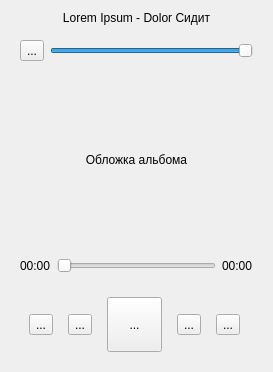
<?xml version="1.0" encoding="UTF-8"?>
<ui version="4.0">
 <class>Player</class>
 <widget class="QWidget" name="Player">
  <property name="geometry">
   <rect>
    <x>0</x>
    <y>0</y>
    <width>273</width>
    <height>372</height>
   </rect>
  </property>
  <property name="windowTitle">
   <string>Form</string>
  </property>
  <layout class="QVBoxLayout" name="verticalLayout">
   <item>
    <widget class="QLabel" name="trackname">
     <property name="sizePolicy">
      <sizepolicy hsizetype="Preferred" vsizetype="Maximum">
       <horstretch>0</horstretch>
       <verstretch>0</verstretch>
      </sizepolicy>
     </property>
     <property name="text">
      <string>Lorem Ipsum - Dolor Сидит</string>
     </property>
     <property name="alignment">
      <set>Qt::AlignCenter</set>
     </property>
    </widget>
   </item>
   <item>
    <widget class="QWidget" name="volume_mgmt" native="true">
     <property name="sizePolicy">
      <sizepolicy hsizetype="Preferred" vsizetype="Maximum">
       <horstretch>0</horstretch>
       <verstretch>0</verstretch>
      </sizepolicy>
     </property>
     <layout class="QHBoxLayout" name="horizontalLayout_2">
      <item>
       <widget class="QToolButton" name="volumeicon">
        <property name="focusPolicy">
         <enum>Qt::NoFocus</enum>
        </property>
        <property name="text">
         <string>...</string>
        </property>
        <property name="icon">
         <iconset theme="audio-volume-high"/>
        </property>
       </widget>
      </item>
      <item>
       <widget class="QSlider" name="volume">
        <property name="minimum">
         <number>0</number>
        </property>
        <property name="maximum">
         <number>100</number>
        </property>
        <property name="value">
         <number>100</number>
        </property>
        <property name="orientation">
         <enum>Qt::Horizontal</enum>
        </property>
       </widget>
      </item>
     </layout>
    </widget>
   </item>
   <item>
    <widget class="QLabel" name="albumpic">
     <property name="text">
      <string>Обложка альбома</string>
     </property>
     <property name="alignment">
      <set>Qt::AlignCenter</set>
     </property>
     <property name="textInteractionFlags">
      <set>Qt::NoTextInteraction</set>
     </property>
    </widget>
   </item>
   <item>
    <widget class="QWidget" name="widget" native="true">
     <property name="sizePolicy">
      <sizepolicy hsizetype="Preferred" vsizetype="Maximum">
       <horstretch>0</horstretch>
       <verstretch>0</verstretch>
      </sizepolicy>
     </property>
     <layout class="QHBoxLayout" name="horizontalLayout_3">
      <item>
       <widget class="QLabel" name="trackpos">
        <property name="text">
         <string>00:00</string>
        </property>
       </widget>
      </item>
      <item>
       <widget class="QSlider" name="slider">
        <property name="orientation">
         <enum>Qt::Horizontal</enum>
        </property>
       </widget>
      </item>
      <item>
       <widget class="QLabel" name="tracklen">
        <property name="text">
         <string>00:00</string>
        </property>
       </widget>
      </item>
     </layout>
    </widget>
   </item>
   <item>
    <widget class="QWidget" name="player_ctl" native="true">
     <property name="sizePolicy">
      <sizepolicy hsizetype="Preferred" vsizetype="Maximum">
       <horstretch>0</horstretch>
       <verstretch>0</verstretch>
      </sizepolicy>
     </property>
     <layout class="QHBoxLayout" name="horizontalLayout">
      <item>
       <widget class="QToolButton" name="shuffle">
        <property name="focusPolicy">
         <enum>Qt::NoFocus</enum>
        </property>
        <property name="text">
         <string>...</string>
        </property>
        <property name="icon">
         <iconset theme="media-playlist-repeat"/>
        </property>
       </widget>
      </item>
      <item>
       <widget class="QToolButton" name="prevbtn">
        <property name="focusPolicy">
         <enum>Qt::NoFocus</enum>
        </property>
        <property name="text">
         <string>...</string>
        </property>
        <property name="icon">
         <iconset theme="media-skip-backward"/>
        </property>
       </widget>
      </item>
      <item>
       <widget class="QToolButton" name="playbtn">
        <property name="minimumSize">
         <size>
          <width>55</width>
          <height>55</height>
         </size>
        </property>
        <property name="focusPolicy">
         <enum>Qt::NoFocus</enum>
        </property>
        <property name="text">
         <string>...</string>
        </property>
        <property name="icon">
         <iconset theme="media-playback-start"/>
        </property>
       </widget>
      </item>
      <item>
       <widget class="QToolButton" name="nextbtn">
        <property name="focusPolicy">
         <enum>Qt::NoFocus</enum>
        </property>
        <property name="text">
         <string>...</string>
        </property>
        <property name="icon">
         <iconset theme="media-skip-forward"/>
        </property>
       </widget>
      </item>
      <item>
       <widget class="QToolButton" name="stopbtn">
        <property name="focusPolicy">
         <enum>Qt::NoFocus</enum>
        </property>
        <property name="text">
         <string>...</string>
        </property>
        <property name="icon">
         <iconset theme="media-playback-stop"/>
        </property>
       </widget>
      </item>
     </layout>
    </widget>
   </item>
  </layout>
 </widget>
 <resources/>
 <connections/>
</ui>
